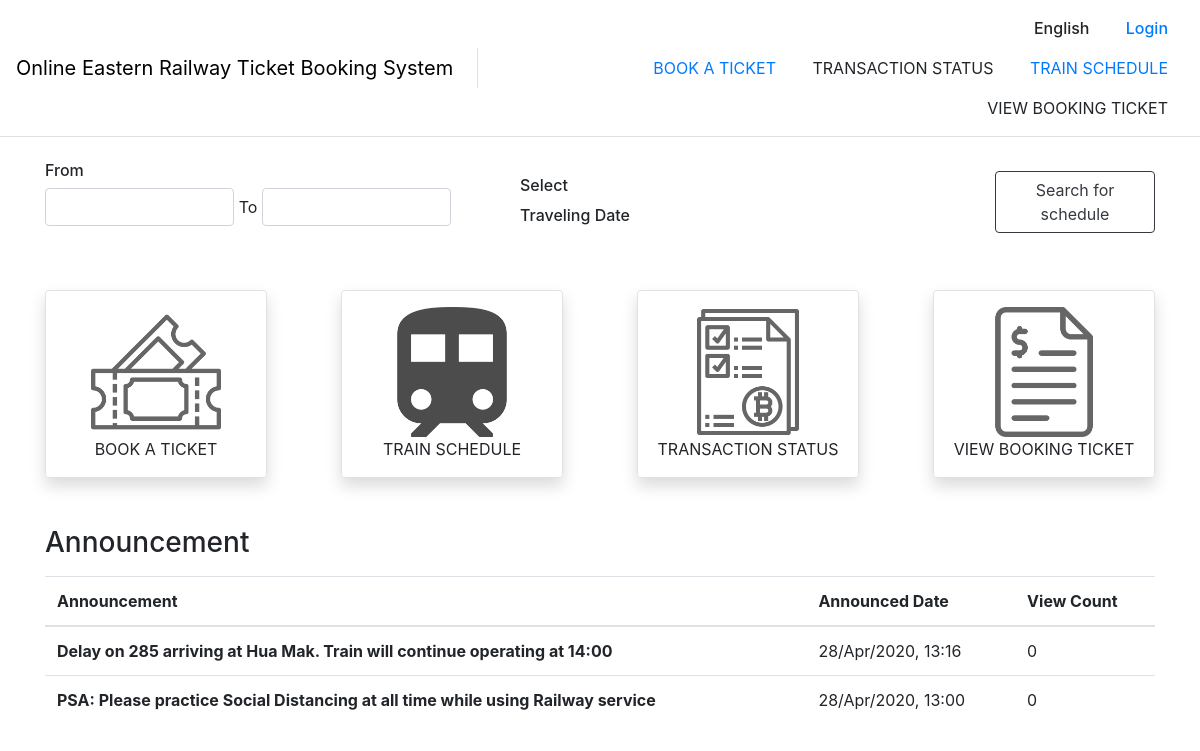
/, run on an earlier commit of the app's database.
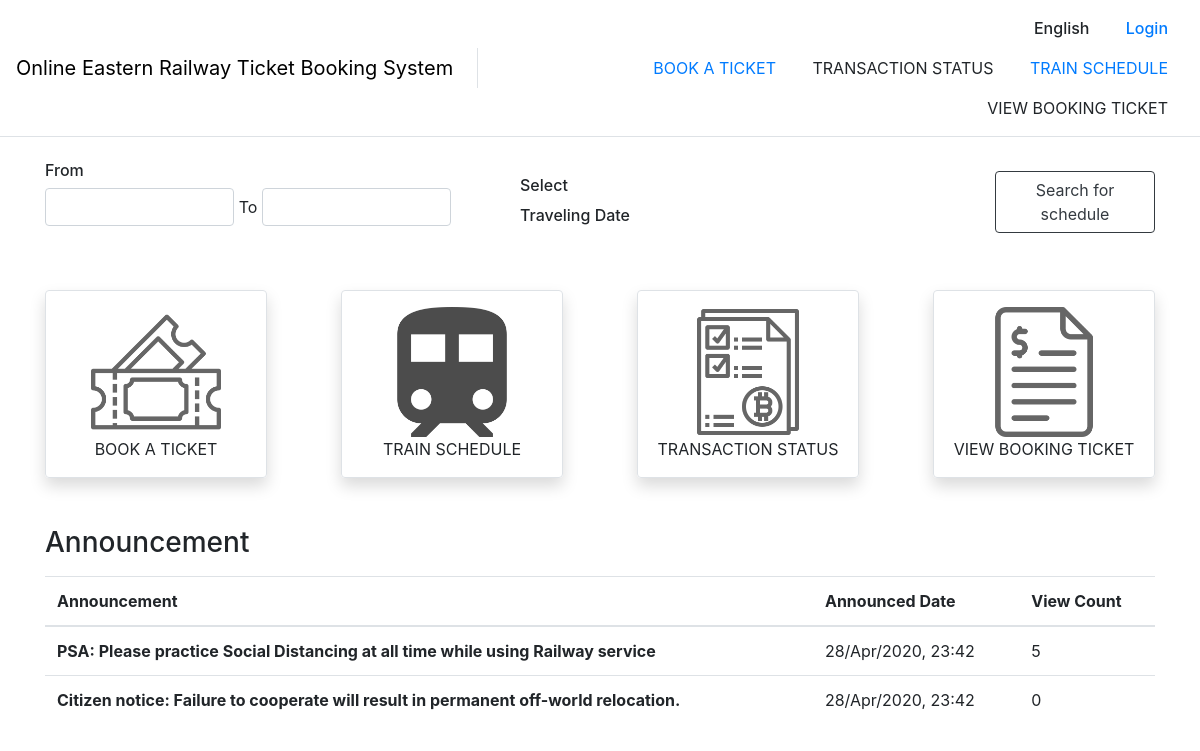
And on a later commit of the database.
### announcement/models.py (models this page shows)
class Announcement(models.Model):
    announcer_user = models.ForeignKey(
        Announcer, on_delete=models.CASCADE, null=True)
    announce_text = models.TextField()
    announce_time = models.DateTimeField()
    view_count = models.IntegerField()

### announcement/views.py (the view)
# urls.py: path('', announcement.views.dashboard, name="dashboard"),
def dashboard(request):
    context = prepare_context(request, show_navbar=True)
    context = {
        'show_navbar': True,
        'announcement': Announcement.objects.order_by("-announce_time")
    }
    return render(request, 'dashboard.html', context=context)

### account/utils.py (called while the page is built)
def prepare_context(request, show_navbar=True):
    context = {
        'show_navbar': show_navbar
    }
    if request.user.is_authenticated:
        user = User.objects.get(username=request.user.username)
        context['current_user'] = user
    return context

### templates/dashboard.html (shortened to what this page needs)
{% extends "base.html" %}
{% load static %}
{% block content %}
  <div class="my-4">
    <section>
      <div class="row justify-content-center align-items-center">
        <div class="col-12 col-lg-5">
          <h6>From</h6>
          <div class="form-group ml-0">
            <input type="text" class="form-control d-inline-block" style="width: 42.5%" name="" id="" placeholder="">
            <span>To</span>
            <input type="text" class="form-control d-inline-block" style="width: 42.5%" name="" id="" placeholder="">
          </div>
        </div>
        <div class="col-12 col-lg-5 my-3 my-lg-0">
          <h6>Select</h6>
          <span style="font-weight: 500">Traveling Date</span>
        </div>
        <div class="col-12 col-lg-2">
          <button type="button" class="btn btn-outline-dark">Search for schedule</button>
        </div>
      </div>
    </section>
    <section class="my-5">
      <div class="d-flex flex-wrap justify-content-between" style="font-weight: 200">
        <a class="btn btn-dashboard-link border shadow p-3" href={% url 'searchSchedules' %}>
          <img src="{% static 'image/validating-ticket.png' %}" class="mx-auto img-fluid" alt="Book a ticket">
          <p class="my-auto">BOOK A TICKET</p>
        <a class="btn btn-dashboard-link border shadow p-3" href={% url 'searchTimetable' %}>
          <img src="{% static 'image/train.png' %}" class="mx-auto img-fluid" alt="Train schedule">
          <p class="my-auto">TRAIN SCHEDULE</p>
        <a class="btn btn-dashboard-link border shadow p-3">
          <img src="{% static 'image/transaction.png' %}" class="mx-auto img-fluid" alt="Transaction status">
          <p class="my-auto">TRANSACTION STATUS</p>
        </a>
        <a class="btn btn-dashboard-link border shadow p-3">
          <img src="{% static 'image/bill.png' %}" class="mx-auto img-fluid" alt="View booking ticket">
          <p class="my-auto">VIEW BOOKING TICKET</p>
        </a>
      </div>
    </section>
    <section class="my-5">
      <h3>Announcement</h3>
      <table class="table mt-3">
        <thead>
        <tr>
          <th scope="col">Announcement</th>
          <th scope="col">Announced Date</th>
          <th scope="col">View Count</th>
        </tr>
        </thead>
        <tbody>
        {% for a in announcement %}
          <div data-toggle="collapse" href="#collapse_{{ a.id }}" role="button"
               aria-expanded="false" aria-controls="collapse_{{ a.id }}" style="cursor: pointer">
            <tr>
              <th scope="row">{{ a.announce_text|truncatechars:100 }}</th>
              <td>{{ a.announce_time|date:'d/M/yy' }}, {{ a.announce_time|time:'H:i' }}</td>
              <td>{{ a.view_count }}</td>
            </tr>
          </div>
        {% endfor %}
        </tbody>
      </table>
    </section>
  </div>
{% endblock content %}

What changed in the data, as far as the page shows it:
removed Announcement: announce_text "Delay on 285 arriving at Hua Mak. Train will continue operating at 14:00", announce_time "28/Apr/2020", announce_time "13:16", view_count "0"
changed Announcement "PSA: Please practice Social Distancing at all time while using Railway service": announce_time "13:00" → "23:42"; view_count "0" → "5"
added Announcement: announce_text "Citizen notice: Failure to cooperate will result in permanent off-world relocation.", announce_time "28/Apr/2020", announce_time "23:42", view_count "0"
